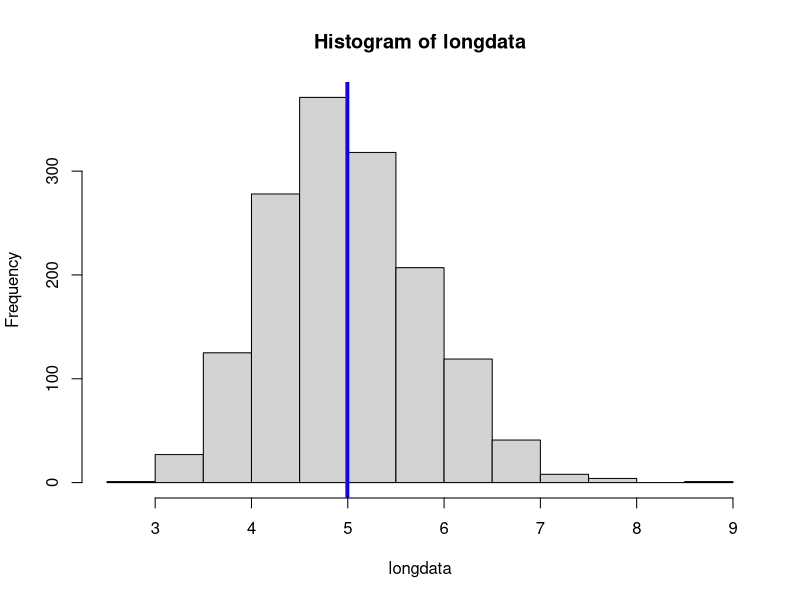

R code for this plot:
## ---- chunk 1
longdata=numeric(length=1500)
for (i in 1:1500) { longdata[i]=mean(rexp(40,0.2))}
mld<-mean(longdata)
sdld<-sd(longdata)
## ---- chunk 2
hist(longdata)
abline(v=mean(longdata),col="red",lwd=3)
abline(v=5.0,col="blue",lwd=3)
## ---- chunk 3
norm_comp=matrix(nrow=5,ncol=2)
for (j in 1:5) { 
  norm_comp[j,1]<- round(mean(longdata < (mld - (j*0.5)*sdld)),3)
  norm_comp[j,2]<- round(mean((mld + (j*0.5)*sdld) < longdata),3)
}
## ---- chunk 4
colnames(norm_comp)<-c("Left of Mean","Right of Mean")
rownames(norm_comp)<-c("0.5 sigma", "1.0 sigma", "1.5 sigma", "2.0 sigma", "2.5 sigma")
## ---- chunk 5
norm_comp
## ---- chunk 6
ul<-mean(longdata)+1.96*sd(longdata)
ll<-mean(longdata)-1.96*sd(longdata)
cover<-mean(ll<longdata & ul>longdata)
cover
